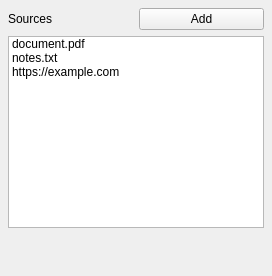
<?xml version="1.0" encoding="UTF-8"?>
<ui version="4.0">
 <class>KnowledgeSourcesPanel</class>
 <widget class="QWidget" name="KnowledgeSourcesPanel">
  <property name="minimumSize">
   <size><width>200</width><height>0</height></size>
  </property>
  <layout class="QVBoxLayout" name="mainLayout">
   <property name="leftMargin"><number>8</number></property>
   <property name="topMargin"><number>8</number></property>
   <property name="rightMargin"><number>8</number></property>
   <property name="bottomMargin"><number>8</number></property>
   <property name="spacing"><number>6</number></property>
   <item>
    <layout class="QHBoxLayout" name="headerLayout">
     <item>
      <widget class="QLabel" name="titleLabel">
       <property name="text"><string>Sources</string></property>
      </widget>
     </item>
     <item>
      <widget class="QPushButton" name="addSourceButton">
       <property name="text"><string>Add</string></property>
      </widget>
     </item>
    </layout>
   </item>
   <item>
    <widget class="QListWidget" name="sourceList">
     <item><property name="text"><string>document.pdf</string></property></item>
     <item><property name="text"><string>notes.txt</string></property></item>
     <item><property name="text"><string>https://example.com</string></property></item>
    </widget>
   </item>
   <item>
    <spacer name="bottomSpacer">
     <property name="orientation"><enum>Qt::Orientation::Vertical</enum></property>
     <property name="sizeHint" stdset="0">
      <size><width>20</width><height>40</height></size>
     </property>
    </spacer>
   </item>
  </layout>
 </widget>
 <layoutdefault spacing="6" margin="11"/>
 <resources/>
 <connections/>
</ui>
